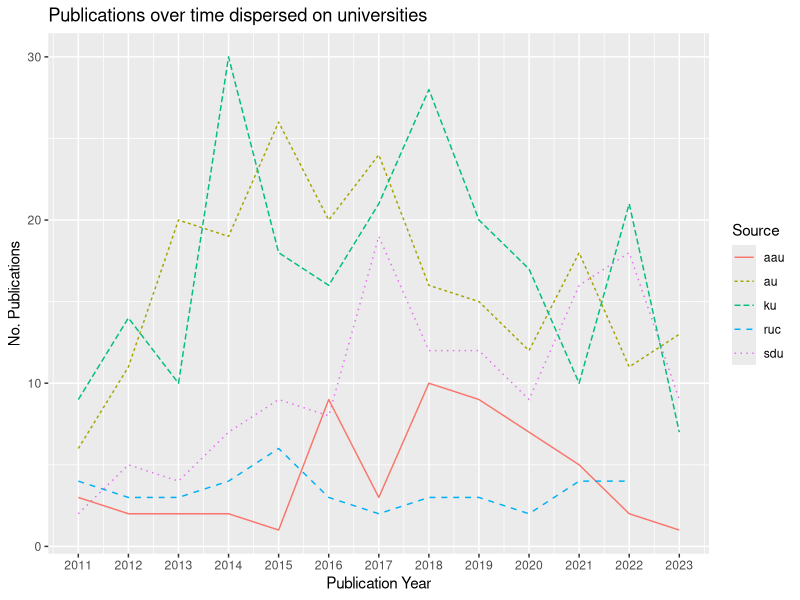

This chart was generated by the following R code:
## ---- chunk 1
library(tidyverse)
library(readxl)
## ---- chunk 2
rus_research <- read_excel("../data/dki-export-62263.xlsx", 
    skip = 3)
## ---- chunk 3
rus_research %>% 
  count(Authors, sort = TRUE)
## ---- chunk 4
rus_research %>% 
  count(Source, sort = TRUE)
## ---- chunk 5
rus_research %>% 
  filter(Source %in% c("au", "ku", "ruc", "sdu", "aau")) %>% 
  count(`Publication Year`, Source) %>% 
  ggplot(aes(x = `Publication Year`, y = n, group = Source, color = Source)) +
  geom_line(aes(linetype = Source)) +
  scale_x_continuous(breaks = seq(2011, 2023, 1))+
  labs(title = "Publications over time dispersed on universities", y = "No. Publications")
